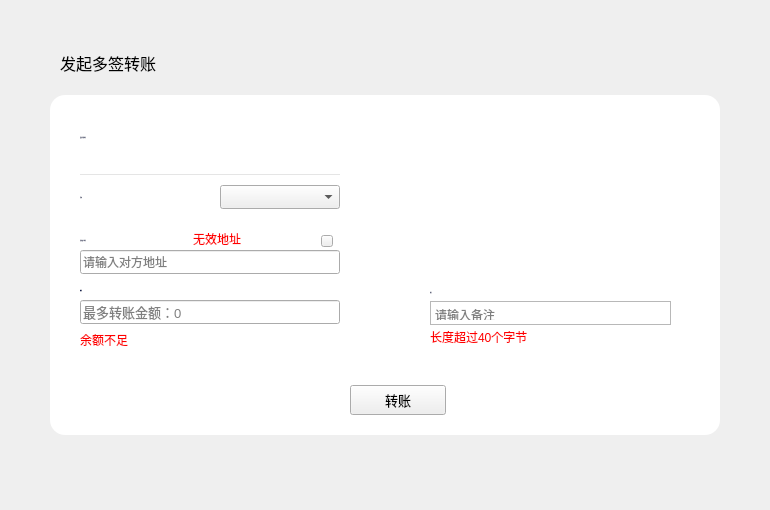
<?xml version="1.0" encoding="UTF-8"?>
<ui version="4.0">
 <class>MultiSigTransferWidget</class>
 <widget class="QWidget" name="MultiSigTransferWidget">
  <property name="geometry">
   <rect>
    <x>0</x>
    <y>0</y>
    <width>770</width>
    <height>510</height>
   </rect>
  </property>
  <property name="windowTitle">
   <string>Form</string>
  </property>
  <widget class="QLabel" name="title_label">
   <property name="geometry">
    <rect>
     <x>60</x>
     <y>50</y>
     <width>200</width>
     <height>26</height>
    </rect>
   </property>
   <property name="font">
    <font>
     <family>微软雅黑</family>
     <pointsize>12</pointsize>
     <weight>50</weight>
     <italic>false</italic>
     <bold>false</bold>
    </font>
   </property>
   <property name="styleSheet">
    <string notr="true"/>
   </property>
   <property name="text">
    <string>发起多签转账</string>
   </property>
  </widget>
  <widget class="QWidget" name="widget" native="true">
   <property name="geometry">
    <rect>
     <x>50</x>
     <y>95</y>
     <width>670</width>
     <height>340</height>
    </rect>
   </property>
   <property name="styleSheet">
    <string notr="true">QLabel{font: 11px &quot;微软雅黑&quot;;color:rgb(19,32,80);}
#widget{background-color: rgb(255, 255, 255);border-radius:15px;}
</string>
   </property>
   <widget class="QLabel" name="changeAccountLabel">
    <property name="geometry">
     <rect>
      <x>30</x>
      <y>30</y>
      <width>120</width>
      <height>24</height>
     </rect>
    </property>
    <property name="font">
     <font>
      <family>微软雅黑</family>
      <pointsize>-1</pointsize>
      <weight>50</weight>
      <italic>false</italic>
      <bold>false</bold>
     </font>
    </property>
    <property name="text">
     <string>发起多签地址</string>
    </property>
    <property name="alignment">
     <set>Qt::AlignLeading|Qt::AlignLeft|Qt::AlignVCenter</set>
    </property>
   </widget>
   <widget class="QLabel" name="sendtoLabel">
    <property name="geometry">
     <rect>
      <x>30</x>
      <y>130</y>
      <width>100</width>
      <height>30</height>
     </rect>
    </property>
    <property name="font">
     <font>
      <family>微软雅黑</family>
      <pointsize>-1</pointsize>
      <weight>50</weight>
      <italic>false</italic>
      <bold>false</bold>
     </font>
    </property>
    <property name="text">
     <string>目标账户地址</string>
    </property>
    <property name="alignment">
     <set>Qt::AlignLeading|Qt::AlignLeft|Qt::AlignVCenter</set>
    </property>
   </widget>
   <widget class="QStackedWidget" name="stackedWidget">
    <property name="geometry">
     <rect>
      <x>380</x>
      <y>40</y>
      <width>240</width>
      <height>121</height>
     </rect>
    </property>
   </widget>
   <widget class="QLabel" name="amountLabel">
    <property name="geometry">
     <rect>
      <x>30</x>
      <y>185</y>
      <width>80</width>
      <height>21</height>
     </rect>
    </property>
    <property name="font">
     <font>
      <family>微软雅黑</family>
      <pointsize>-1</pointsize>
      <weight>50</weight>
      <italic>false</italic>
      <bold>false</bold>
     </font>
    </property>
    <property name="text">
     <string>数量</string>
    </property>
    <property name="alignment">
     <set>Qt::AlignLeading|Qt::AlignLeft|Qt::AlignVCenter</set>
    </property>
   </widget>
   <widget class="QLineEdit" name="amountLineEdit">
    <property name="geometry">
     <rect>
      <x>30</x>
      <y>205</y>
      <width>260</width>
      <height>24</height>
     </rect>
    </property>
    <property name="font">
     <font>
      <pointsize>10</pointsize>
     </font>
    </property>
    <property name="contextMenuPolicy">
     <enum>Qt::DefaultContextMenu</enum>
    </property>
    <property name="styleSheet">
     <string notr="true"/>
    </property>
    <property name="text">
     <string/>
    </property>
    <property name="maxLength">
     <number>20</number>
    </property>
    <property name="placeholderText">
     <string>最多转账金额：0</string>
    </property>
   </widget>
   <widget class="QComboBox" name="assetComboBox">
    <property name="geometry">
     <rect>
      <x>170</x>
      <y>90</y>
      <width>120</width>
      <height>24</height>
     </rect>
    </property>
    <property name="font">
     <font>
      <family>微软雅黑</family>
      <weight>50</weight>
      <bold>false</bold>
     </font>
    </property>
    <property name="focusPolicy">
     <enum>Qt::NoFocus</enum>
    </property>
    <property name="styleSheet">
     <string notr="true"/>
    </property>
   </widget>
   <widget class="QTextEdit" name="memoTextEdit">
    <property name="geometry">
     <rect>
      <x>380</x>
      <y>206</y>
      <width>241</width>
      <height>24</height>
     </rect>
    </property>
    <property name="styleSheet">
     <string notr="true"/>
    </property>
    <property name="html">
     <string>&lt;!DOCTYPE HTML PUBLIC &quot;-//W3C//DTD HTML 4.0//EN&quot; &quot;http://www.w3.org/TR/REC-html40/strict.dtd&quot;&gt;
&lt;html&gt;&lt;head&gt;&lt;meta name=&quot;qrichtext&quot; content=&quot;1&quot; /&gt;&lt;style type=&quot;text/css&quot;&gt;
p, li { white-space: pre-wrap; }
&lt;/style&gt;&lt;/head&gt;&lt;body style=&quot; font-family:'SimSun'; font-size:9pt; font-weight:400; font-style:normal;&quot;&gt;
&lt;p style=&quot;-qt-paragraph-type:empty; margin-top:0px; margin-bottom:0px; margin-left:0px; margin-right:0px; -qt-block-indent:0; text-indent:0px; font-family:'微软雅黑';&quot;&gt;&lt;br /&gt;&lt;/p&gt;&lt;/body&gt;&lt;/html&gt;</string>
    </property>
    <property name="placeholderText">
     <string>请输入备注</string>
    </property>
   </widget>
   <widget class="QLabel" name="tipLabel4">
    <property name="geometry">
     <rect>
      <x>143</x>
      <y>133</y>
      <width>120</width>
      <height>21</height>
     </rect>
    </property>
    <property name="styleSheet">
     <string notr="true">color: rgb(255, 0, 0);</string>
    </property>
    <property name="text">
     <string>无效地址</string>
    </property>
   </widget>
   <widget class="QToolButton" name="sendBtn">
    <property name="geometry">
     <rect>
      <x>300</x>
      <y>290</y>
      <width>96</width>
      <height>30</height>
     </rect>
    </property>
    <property name="font">
     <font>
      <family>微软雅黑</family>
      <pointsize>10</pointsize>
     </font>
    </property>
    <property name="cursor">
     <cursorShape>PointingHandCursor</cursorShape>
    </property>
    <property name="focusPolicy">
     <enum>Qt::NoFocus</enum>
    </property>
    <property name="styleSheet">
     <string notr="true"/>
    </property>
    <property name="text">
     <string>转账</string>
    </property>
   </widget>
   <widget class="QLabel" name="label">
    <property name="geometry">
     <rect>
      <x>30</x>
      <y>90</y>
      <width>120</width>
      <height>24</height>
     </rect>
    </property>
    <property name="font">
     <font>
      <family>微软雅黑</family>
      <pointsize>-1</pointsize>
      <weight>50</weight>
      <italic>false</italic>
      <bold>false</bold>
     </font>
    </property>
    <property name="text">
     <string>币种</string>
    </property>
   </widget>
   <widget class="QLabel" name="memoLabel">
    <property name="geometry">
     <rect>
      <x>380</x>
      <y>185</y>
      <width>80</width>
      <height>24</height>
     </rect>
    </property>
    <property name="font">
     <font>
      <family>微软雅黑</family>
      <pointsize>-1</pointsize>
      <weight>50</weight>
      <italic>false</italic>
      <bold>false</bold>
     </font>
    </property>
    <property name="text">
     <string>备注</string>
    </property>
    <property name="alignment">
     <set>Qt::AlignLeading|Qt::AlignLeft|Qt::AlignVCenter</set>
    </property>
   </widget>
   <widget class="QLabel" name="tipLabel6">
    <property name="geometry">
     <rect>
      <x>380</x>
      <y>234</y>
      <width>221</width>
      <height>16</height>
     </rect>
    </property>
    <property name="styleSheet">
     <string notr="true">color: rgb(255, 0, 0);</string>
    </property>
    <property name="text">
     <string>长度超过40个字节</string>
    </property>
   </widget>
   <widget class="QLineEdit" name="sendtoLineEdit">
    <property name="geometry">
     <rect>
      <x>30</x>
      <y>155</y>
      <width>260</width>
      <height>24</height>
     </rect>
    </property>
    <property name="contextMenuPolicy">
     <enum>Qt::DefaultContextMenu</enum>
    </property>
    <property name="styleSheet">
     <string notr="true"/>
    </property>
    <property name="text">
     <string/>
    </property>
    <property name="placeholderText">
     <string>请输入对方地址</string>
    </property>
   </widget>
   <widget class="QToolButton" name="toolButton_chooseContact">
    <property name="geometry">
     <rect>
      <x>271</x>
      <y>140</y>
      <width>12</width>
      <height>12</height>
     </rect>
    </property>
    <property name="cursor">
     <cursorShape>PointingHandCursor</cursorShape>
    </property>
    <property name="text">
     <string/>
    </property>
   </widget>
   <widget class="QLabel" name="tipLabel3">
    <property name="geometry">
     <rect>
      <x>30</x>
      <y>235</y>
      <width>161</width>
      <height>20</height>
     </rect>
    </property>
    <property name="cursor">
     <cursorShape>ArrowCursor</cursorShape>
    </property>
    <property name="styleSheet">
     <string notr="true">color: rgb(255, 0, 0);</string>
    </property>
    <property name="text">
     <string>余额不足</string>
    </property>
   </widget>
   <widget class="QLabel" name="fromAddressLabel">
    <property name="geometry">
     <rect>
      <x>30</x>
      <y>60</y>
      <width>260</width>
      <height>20</height>
     </rect>
    </property>
    <property name="styleSheet">
     <string notr="true">QLabel{border-top:none;border-left:none;border-right:none;border-bottom:1px solid rgb(229,229,229);font: 11px &quot;微软雅黑 Light&quot;;color: rgb(51, 51, 51);padding:0px 0px 0px 5px;}</string>
    </property>
    <property name="text">
     <string/>
    </property>
    <property name="textInteractionFlags">
     <set>Qt::LinksAccessibleByMouse|Qt::TextSelectableByMouse</set>
    </property>
   </widget>
  </widget>
 </widget>
 <resources/>
 <connections/>
</ui>
